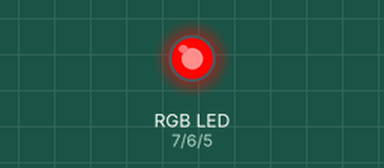
Recording of a sketch running on a simulated Arduino Uno, built with avr-gcc and run on an emulated ATmega328P. On the bench: an RGB LED mixed from three pins (HIGH = lit). Dim RGB values are drawn brighter than linear.

Above: at 0.05 s.
At 0.9 s:
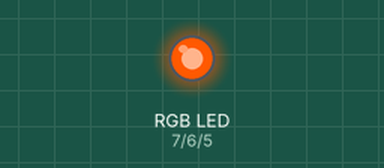
At 1.8 s:
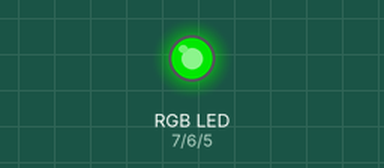
At 3.6 s:
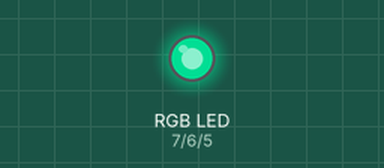
At 5.4 s:
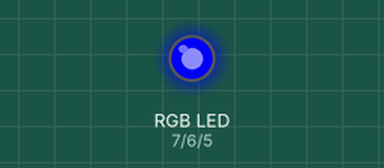
At 7.2 s:
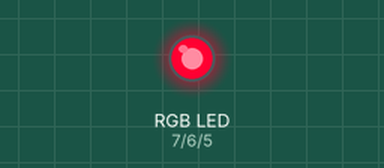
Timing chart, 0 to 10.0 s (numbered marks = the images above):
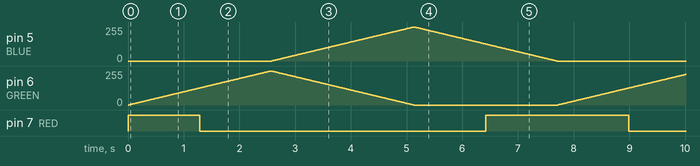

Measured:
- by itself, pin 7 (RED): repeats every 7.7 s: LOW 5.1 s, HIGH 2.6 s

The sketch:

Show_Spectrum_RGB.ino
```cpp
const int RED = 7;
const int GREEN = 6;
const int BLUE = 5;

void setup() {
  pinMode(RED, OUTPUT);
  pinMode(GREEN, OUTPUT);
  pinMode(BLUE, OUTPUT);
}
void loop() {
  showSpectrum();
}
void showSpectrum() {
  for (int x = 0; x <= 767; x++)
  {
    RGB(x);      // Increment x and call RGB() to progress through colors.
    delay(10);   // Delay for 10 ms (1/100th of a second) - to help the "smoothing"
  }
}
void RGB(int color) {
  int redIntensity;
  int greenIntensity;
  int blueIntensity;
  color = constrain(color, 0, 767); // constrain the input value to a range of values from 0 to 767
    // if statement breaks down the "color" into three ranges:
  if (color <= 255) {       // RANGE 1 (0 - 255) - red to green
    redIntensity = 255 - color;    // red goes from on to off
    greenIntensity = color;        // green goes from off to on
    blueIntensity = 0;             // blue is always off
  }
  else if (color <= 511) { // RANGE 2 (256 - 511) - green to blue
    redIntensity = 0;                     // red is always off
    greenIntensity = 511 - color;         // green on to off
    blueIntensity = color - 256;          // blue off to on
  }
  else {                   // RANGE 3 ( >= 512)- blue to red
    redIntensity = color - 512;         // red off to on
    greenIntensity = 0;                 // green is always off
    blueIntensity = 767 - color;        // blue on to off
  }
  // "send" intensity values to the Red, Green, Blue Pins using analogWrite()
  analogWrite(RED, redIntensity);
  analogWrite(GREEN, greenIntensity);
  analogWrite(BLUE, blueIntensity);
}
```
